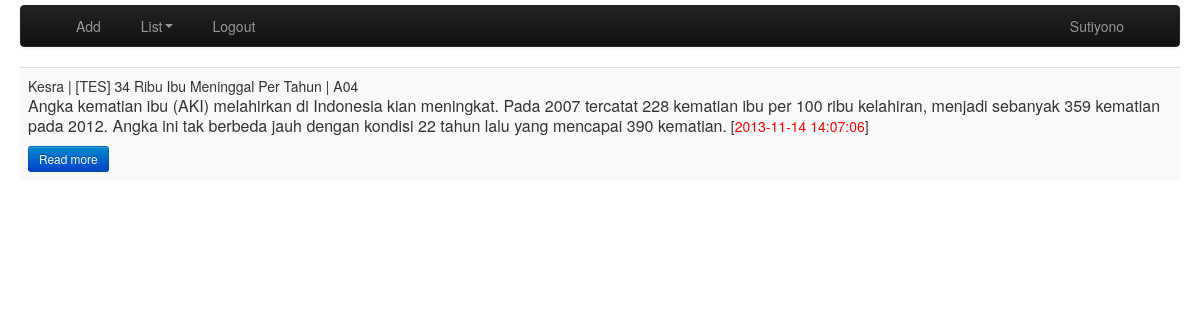
Screenshot of /index.php (signed in) with the database file from the repository.
### tables this page shows
CREATE TABLE IF NOT EXISTS `tblberita` (
  `idBerita` int(6) unsigned NOT NULL AUTO_INCREMENT,
  `tglBerita` date DEFAULT NULL,
  `halaman` varchar(3) DEFAULT NULL,
  `judulBerita` varchar(255) DEFAULT NULL,
  `rubrikBerita` varchar(50) DEFAULT NULL,
  `kota` varchar(50) DEFAULT NULL,
  `isiBerita` text,
  `penulisBerita` varchar(2) DEFAULT NULL,
  `editor` varchar(2) DEFAULT NULL,
  `layouter` enum('1','0') DEFAULT '0',
  `statusBerita` tinyint(1) unsigned DEFAULT NULL COMMENT '0=mentah; 1=setengah jadi; 2=jadi',
  `createdAt` timestamp NULL DEFAULT CURRENT_TIMESTAMP ON UPDATE CURRENT_TIMESTAMP,
  `aktif` enum('1','0') DEFAULT '1',
  PRIMARY KEY (`idBerita`),
  KEY `judulBerita` (`judulBerita`)
);

CREATE TABLE IF NOT EXISTS `tblrubrik` (
  `idRubrik` int(2) unsigned NOT NULL AUTO_INCREMENT,
  `namaRubrik` varchar(50) DEFAULT NULL,
  `namaSubrubrik` varchar(50) DEFAULT NULL,
  `parent` int(2) DEFAULT NULL,
  `aktif` enum('1','0') DEFAULT NULL,
  `createdAt` timestamp NULL DEFAULT NULL ON UPDATE CURRENT_TIMESTAMP,
  PRIMARY KEY (`idRubrik`)
);

CREATE TABLE IF NOT EXISTS `tblhalaman` (
  `idHalaman` int(3) unsigned NOT NULL AUTO_INCREMENT,
  `Halaman` char(3) DEFAULT NULL,
  `Aktif` enum('0','1') DEFAULT '1',
  PRIMARY KEY (`idHalaman`)
);

CREATE TABLE IF NOT EXISTS `tblberita_log` (
  `idlogberita` int(6) unsigned NOT NULL AUTO_INCREMENT,
  `idBerita` int(6) unsigned DEFAULT NULL,
  `halaman` varchar(3) DEFAULT NULL,
  `tglBerita` date DEFAULT NULL,
  `judulBerita` varchar(255) DEFAULT NULL,
  `rubrikBerita` varchar(50) DEFAULT NULL,
  `kota` varchar(50) DEFAULT NULL,
  `isiBerita` text,
  `penulisBerita` varchar(2) DEFAULT NULL,
  `editor` varchar(2) DEFAULT NULL,
  `layouter` varchar(2) DEFAULT NULL,
  `statusBerita` tinyint(1) unsigned DEFAULT NULL COMMENT '0=mentah; 1=setengah jadi; 2=jadi',
  `createdAt` timestamp NULL DEFAULT CURRENT_TIMESTAMP ON UPDATE CURRENT_TIMESTAMP,
  `aktif` enum('1','0') DEFAULT '1',
  PRIMARY KEY (`idlogberita`)
);

### inc/function.php (the view, shortened to what this page needs)
<?php
	function readmore($idberita,$judul,$kota,$isiberita,$namalengkap){ ?>
		<button class="demo btn btn-primary btn-small" data-toggle="modal" href="#<?=$idberita;?>">Read more</button></br>
	<?php
	}
?>

### listByUser.php (shortened to what this page needs)
<?php
	$con = mysqli_connect("localhost","k2459657_nruser","@harianNasional","k2459657_newsroom");
	$query = "SELECT jabatan FROM tbluser WHERE uname='$_SESSION[username]'";
	$sql = mysqli_query($con,$query);
	$recorduser = mysqli_fetch_array ($sql);
	$jabatan = $recorduser['jabatan'];
	$tomorow = date('Y-m-d', time()+86400);
	$query = "SELECT tblhalaman.Halaman as Hal, tblrubrik.namaRubrik AS Rubrik, ".
				"tblberita.judulBerita AS Judul, tblberita.isiBerita AS Naskah, ".
				"tblberita.idBerita As idBerita, tblberita.statusBerita AS statusBerita, ".
				"tblberita.kota AS Kota ".
				"FROM tblberita ".
				"LEFT JOIN tblhalaman ON tblberita.halaman = tblhalaman.idHalaman ".
				"LEFT JOIN tblrubrik ON tblberita.rubrikBerita = tblrubrik.idRubrik ".
				"WHERE penulisBerita='$_SESSION[iduser]' AND tglBerita='$tomorow'".
				"ORDER BY tblberita.statusBerita, tblhalaman.Halaman ASC ".
				"LIMIT 0, 10";
	$sql = mysqli_query($con,$query);
?>
	<table  class="table table-striped" style="width:auto">
        <tbody>
			<?php
				while ($record = mysqli_fetch_array ($sql)) {
					$queryCreated = "SELECT createdAt FROM tblberita_log
						WHERE idBerita='$record[idBerita]'
						ORDER BY createdAt ASC
						LIMIT 1";
					$sqlExecute = mysqli_query($con,$queryCreated);
					$record1 = mysqli_fetch_array ($sqlExecute);
					$createdat = $record1['createdAt'];
					$createdat = strtotime($createdat ) + 25200;
					$createdat = date('Y-m-d H:i:s',$createdat);
		    ?>
			<tr>
				<td>
					<?php
						if (($jabatan=="Reporter" and $record['statusBerita']==0) or ($jabatan=="Redaktur" and $record['statusBerita']==1) or (($jabatan=="Redaktur Pelaksana" or $jabatan=="Pemimpin Redaksi") and $record['statusBerita']==2)){ ?>
							<a href="index.php?screen=edit&idBerita=<?=$record['idBerita'];?>" rel="tooltip" data-original-title="Click to Edit"><?=$record['Rubrik']." | ".$record['Judul']." | ".$record['Hal'];?></a> </br>
							<?php
							$isiberita = $record['Naskah'];
							$isiberita = html_entity_decode($isiberita);
							$paragrap1 = (explode("</p>",$isiberita));
							echo $paragrap1[0]." [<font style='color:red;'>".$createdat."</font>]";
								readmore($record['idBerita'],$record['Judul'],$record['Kota'],$isiberita,$_SESSION['namaLengkap'])."</div>";
						}
						else { ?>
							<?=$record['Rubrik']." | ".$record['Judul']." | ".$record['Hal'];?></br>
							<?php
							$isiberita = $record['Naskah'];
							$isiberita = html_entity_decode($isiberita);
							$paragrap1 = (explode("</p>",$isiberita));
							echo $paragrap1[0]." [<font style='color:red;'>".$createdat."</font>]";
							readmore($record['idBerita'],$record['Judul'],$record['Kota'],$isiberita,$_SESSION['namaLengkap']);
						}
					?>
				</td>
			</tr>
			<?php
				}
			?>
        </tbody>
    </table>

### rows the page displays
tblberita: tblrubrik.namaRubrik "Kesra", judulBerita "[TES] 34 Ribu Ibu Meninggal Per Tahun", tblhalaman.Halaman "A04", isiBerita "Angka kematian ibu (AKI) melahirkan di Indonesia kian meningkat. Pada 2007 tercatat 228 kematian ibu per 100 ribu kelahiran, menjadi sebanyak 359 kematian pada 2012. Angka ini tak berbeda jauh dengan kondisi 22 tahun lalu yang mencapai 390 kematian.", tblberita_log.createdAt "2013-11-14 14:07:06"

### other values shown
$_SESSION['namaLengkap'] "Sutiyono"
